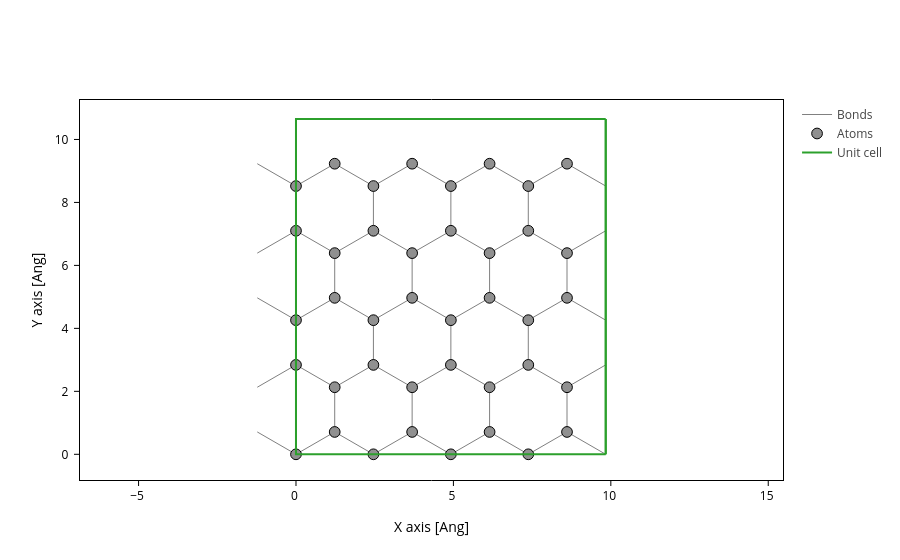

Write notebook code for a chart like this one.
### Code cell
gr = sisl.geom.graphene_nanoribbon(5, BOND, kind='zigzag').tile(4, 0).add_vacuum(-20+BOND, 1)
gr = gr.translate(-gr.xyz[0])
gr.plot(axes='xy')

### Figure 1 — Plotly figure (JSON) as saved in the notebook; plotly's stock layout.template omitted (floating-point values rounded to 4 significant figures; data arrays with more than 128 entries replaced by an {"elided": "..."} marker saying what was removed)
{"data": [{"line": {"color": "gray", "width": 1}, "meta": {}, "mode": "lines", "name": "Bonds", "opacity": 1, "type": "scatter", "x": {"elided": "1281 float values"}, "y": {"elided": "1281 float values"}}, {"marker": {"color": "#909090", "line": {"color": "black", "width": 1}, "opacity": 1, "size": 10.72}, "meta": {}, "mode": "markers", "name": "Atoms", "opacity": 1, "type": "scatter", "x": [0.0, 4.441e-16, 8.882e-16, 1.332e-15, 1.776e-15, 1.23, 1.23, 1.23, 1.23, 1.23, 2.46, 2.46, 2.46, 2.46, 2.46, 3.689, 3.689, 3.689, 3.689, 3.689, 4.919, 4.919, 4.919, 4.919, 4.919, 6.149, 6.149, 6.149, 6.149, 6.149, 7.379, 7.379, 7.379, 7.379, 7.379, 8.608, 8.608, 8.608, 8.608, 8.608], "y": [0.0, 2.84, 4.26, 7.1, 8.52, 0.71, 2.13, 4.97, 6.39, 9.23, 0.0, 2.84, 4.26, 7.1, 8.52, 0.71, 2.13, 4.97, 6.39, 9.23, 0.0, 2.84, 4.26, 7.1, 8.52, 0.71, 2.13, 4.97, 6.39, 9.23, 0.0, 2.84, 4.26, 7.1, 8.52, 0.71, 2.13, 4.97, 6.39, 9.23]}, {"meta": {}, "mode": "lines", "name": "Unit cell", "type": "scatter", "x": [0.0, 0.0, 9.838, 9.838, 0.0, 0.0, NaN, 0.0, 0.0, 0.0, 9.838, 9.838, 0.0, NaN, 9.838, 9.838, NaN, 9.838, 9.838], "y": [0.0, 10.65, 10.65, 10.65, 10.65, 10.65, NaN, 10.65, 0.0, 0.0, 0.0, 0.0, 0.0, NaN, 10.65, 0.0, NaN, 10.65, 0.0]}], "layout": {"scene": {"aspectmode": "data", "xaxis": {"title": {"text": "X axis [Ang]"}}, "yaxis": {"title": {"text": "Y axis [Ang]"}}}, "xaxis": {"scaleanchor": "y", "scaleratio": 1, "title": {"text": "X axis [Ang]"}}, "yaxis": {"title": {"text": "Y axis [Ang]"}}}}
